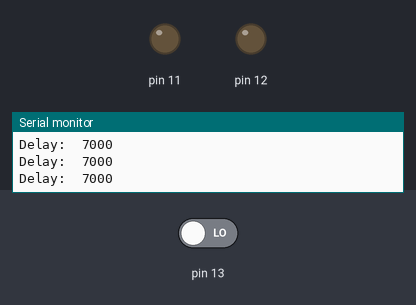
A sketch run on a simulated Arduino Uno, built with avr-gcc and run on an emulated ATmega328P. Shown: output pins drawn as LEDs (lit = HIGH), the last lines printed to the serial monitor. Inputs (shaded band) come from the test bench; at power-on: pin 13 LOW. At 8.9 s the program stops and its outputs stay as they are.

Above: at 1.2 s.
1.3 s: pin 13 driven HIGH
At 2.9 s:
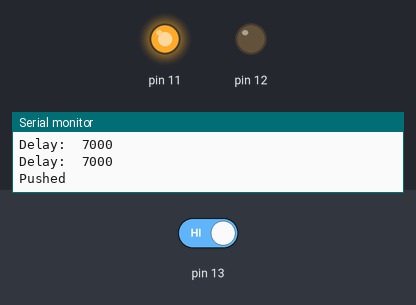
At 9.5 s:
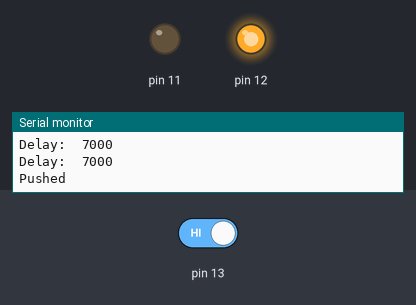
Timing chart, 0 to 10.4 s (numbered marks = the images above; inputs shaded):
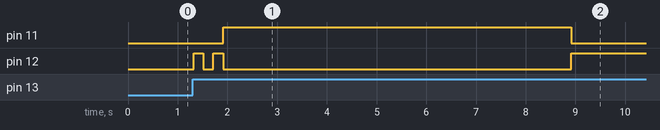

The sketch:

Electric_Vehicle_2017.ino
```cpp
//Enter delaytime below

int delaytime = 7000;


void setup() {
  // put your setup code here, to run once:
  pinMode (11, OUTPUT);
  pinMode (13, INPUT);
  pinMode (12, OUTPUT);
  Serial.begin(9600);

}

void loop() {
  Serial.print ("Delay:\t");
  Serial.println (delaytime);


  if (digitalRead(13) == HIGH) {
    Serial.print ("Pushed");
    digitalWrite(12,HIGH);
    delay(200);
    digitalWrite(12,LOW);
    delay(200);
    digitalWrite(12,HIGH);
    delay(200);
    digitalWrite(12,LOW);
    digitalWrite (11,255);
    delay (delaytime); //Enter the delay value from the regression. Put the distance they give you into the equation and then solve for delay.
    endProgram ();
  }
}

void endProgram (){
  while (true){
  analogWrite (11,0);
  digitalWrite (12, HIGH);
  }
}
```

Measured:
- after the input at 1.3 s, pin 11: LOW → HIGH after 0.62 s, → LOW 7.0 s later; pin 12: goes HIGH 0.20 s, LOW 0.20 s, HIGH 0.20 s, LOW 7.0 s, then HIGH, starting at once
